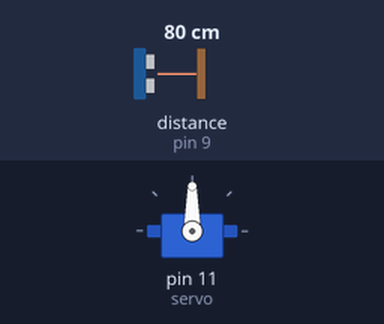
Bench run of a sketch on a simulated Arduino Uno, built with avr-gcc and run on an emulated ATmega328P. Parts: servo. Wiring (inferred from the names in the program): ultrasonic range finder: trigger pin 8; echo pin 9. The inputs (shaded band) are chosen by the test bench; at power-on: distance to the obstacle (sensor on pin 9) 80 cm. The echo pulse lasts 58.3 µs per cm.

Above: at 1.3 s.
1.4 s: distance to the obstacle (sensor on pin 9) set to 23 cm
2.9 s: distance to the obstacle (sensor on pin 9) set to 19 cm
At 3.9 s:
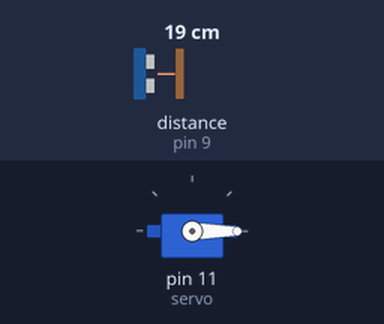
4.5 s: distance to the obstacle (sensor on pin 9) set to 35 cm
At 5.3 s:
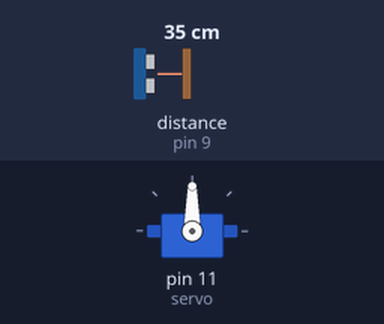
6.0 s: distance to the obstacle (sensor on pin 9) set to 2 cm
At 6.6 s:
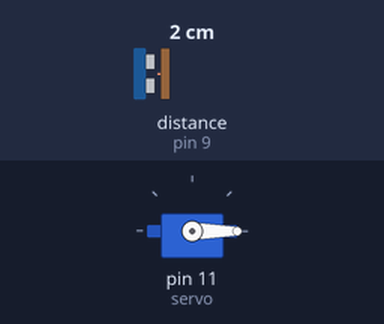
Timing chart, 0 to 8.5 s (numbered marks = the images above; inputs shaded):
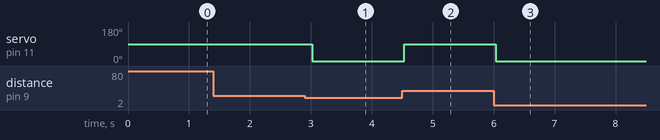

The sketch:

SmartDispenser.ino
```cpp
#include<Servo.h>

Servo servo;
const int trigPin = 8;
const int echoPin = 9;

float distance, duration;

void setup() {
  Serial.begin(9600);
  pinMode(trigPin,OUTPUT);
  pinMode(echoPin,INPUT);

  servo.attach(11);

}

void loop() {
  digitalWrite(trigPin, LOW);
  delayMicroseconds(2);
  digitalWrite(trigPin, HIGH);
  delayMicroseconds(10);
  digitalWrite(trigPin, LOW);


  distance = pulseIn(echoPin, HIGH)*0.017;

  if (distance < 20){
    servo.write(0);
  }
  else{
    servo.write(90);
  }

delay(500);

}
```

Measured:
- the behaviour switches between 21 and 20 cm on distance to the obstacle (sensor on pin 9) (found by bisection; images 0 and 1)
- after the input at 1.4 s, every drawn part: stays the same
- after the input at 2.9 s, servo on pin 11 (servo): 90° → 0° after 0.12 s
- after the input at 4.5 s, servo on pin 11 (servo): 0° → 90° at once
- after the input at 6.0 s, servo on pin 11 (servo): 90° → 0° at once
